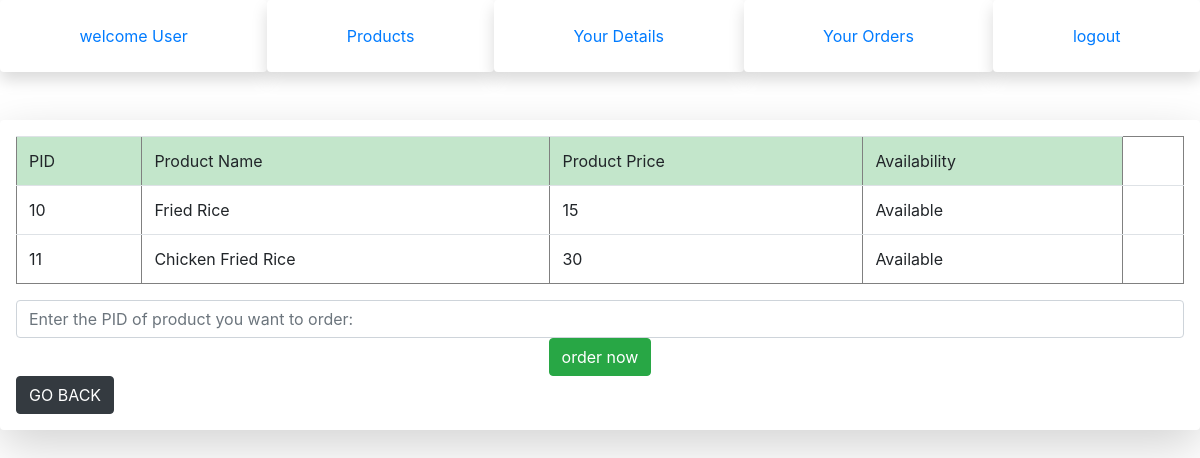
Page /lunch.php (signed in) on the committed database.
### tables this page shows
CREATE TABLE `products` (
  `id` int(11) NOT NULL,
  `pname` varchar(70) NOT NULL,
  `ptype` varchar(80) NOT NULL,
  `price` varchar(70) NOT NULL,
  `avail` varchar(90) NOT NULL DEFAULT 'Available'
);

### lunch.php (the view, shortened to what this page needs)
<!DOCTYPE html>
<html lang="en" dir="ltr">
  <head>
    <link rel="stylesheet" href="https://stackpath.bootstrapcdn.com/bootstrap/4.3.1/css/bootstrap.min.css">
  </head>
  <body>
    <ul class="nav nav-pills nav-fill">
  <li class="nav-item">
      <div class="shadow p-3 mb-5 bg-white rounded">
    <a class="nav-link " href="homepage.php" >welcome User</a>
  </li>
  <li class="nav-item">
      <div class="shadow p-3 mb-5 bg-white rounded">
    <a class="nav-link " href="products.php">Products</a>
  </li>
  <li class="nav-item">
    <div class="shadow p-3 mb-5 bg-white rounded">
    <a class="nav-link" href="detail.php">Your Details</a>
  </li>
  <li class="nav-item">
      <div class="shadow p-3 mb-5 bg-white rounded">
    <a class="nav-link" href="myorder.php">Your Orders</a>
  </li>
  <li class="nav-item">
    <div class="shadow p-3 mb-5 bg-white rounded">
    <a class="nav-link " href="logout.php" >logout</a>
  </li>
</ul>
<div class="shadow-lg p-3 mb-5 bg-white rounded">
<table class="table" border="1">
  <tr>
    <td class="table-success">PID</td>
    <td class="table-success">Product Name</td>
    <td class="table-success">Product Price</td>
    <td class="table-success">Availability</td>
  </tr>
</div>
<?php
$servername = "localhost";
$username = "root";
$password = "root";
$dbname = "canteen";
$conn = new mysqli($servername, $username, $password, $dbname);
$sql = "SELECT * FROM products where ptype='lunch'";
$result = $conn->query($sql);
if ($result->num_rows > 0) {
   while($row = $result->fetch_assoc()) {
       echo "<tr><td>";
      echo $row['id'];
       echo "</td><td>";
      echo $row['pname'];
       echo "</td><td>";
      echo $row['price'];
       echo "</td><td>";
         echo $row['avail'];
        echo "</td><td>";
   }
} else {
   echo "invalid user";
   echo "ff";
}
?>
</body>
</html>
<!DOCTYPE html>
<html lang="en" dir="ltr">
  <head>
  </head>
  <body>
    <form  action="mail\lmail.php" method="post">
      <input class="form-control" type="text" name="PID" id="PID" placeholder="Enter the PID of product you want to order:">
      <div style="text-align:center">
      <input class="btn btn-success" type="submit" name="sun" value="order now">
    </div>
    </form>
    <form  action="products.php" method="post">
      <input  class="btn btn-dark"type="submit" name="" value="GO BACK">
    </form>
  </body>
</html>

### rows in the picture
products: id "10", pname "Fried Rice", price "15", avail "Available"
products: id "11", pname "Chicken Fried Rice", price "30", avail "Available"
